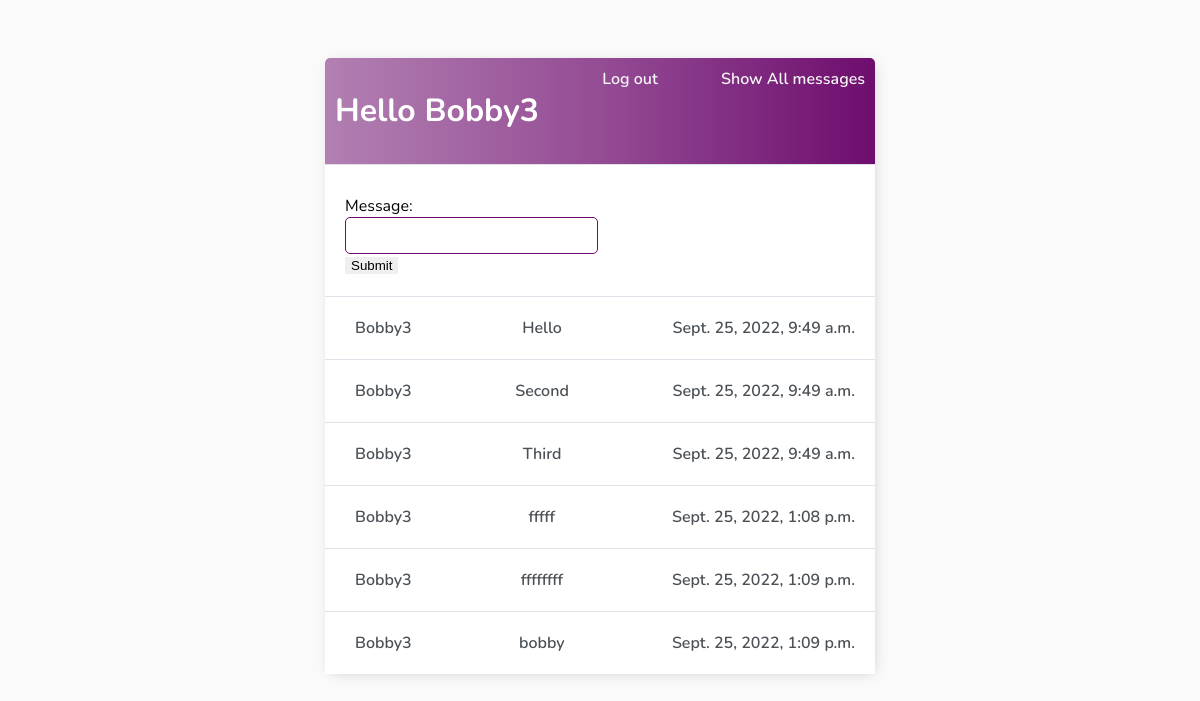
Screenshot of / (signed in) with the database file from the repository.
### base/models.py (models this page shows, shortened)
class Chat(models.Model):
    user = models.ForeignKey(User, on_delete=models.CASCADE, null=True, blank=True, related_name='user')
    message = models.CharField(max_length=200)
    created = models.DateTimeField(auto_now_add=True)
    class Meta:
        ordering = ['created']

### base/views.py (the view, shortened to what this page needs)
# urls.py: path('', views.ChatUsers.as_view(), name='chatusers'),
class ChatUsers(FormMixin, ListView):
    model = models.Chat
    form_class = ChatForm
    template_name = 'base/user_chats.html'
    def get(self,request,*args,**kwargs):
        context={"Chat":models.Chat.objects.all().filter(user=request.user)}
        print("1111")
        context["form"] = ChatForm()
        return render(request,"base/user_chats.html",context)

### base/forms.py
class ChatForm(ModelForm):
    class Meta:
        model=Chat
        fields="__all__"

### base/templates/base/user_chats.html (shortened to what this page needs)
{% extends 'base/main.html' %}
{% block content %}
<div class="header-bar">
    <div>
        <h1>Hello {{request.user|title}}</h1>
    </div>
    {% if request.user.is_authenticated %}
    <a href="{% url 'logout' %}">Log out</a>
    <a href="{% url 'chatallusers' %}">Show All messages</a>
    {% else %}
    <a href="{% url 'login' %}">Login</a>
    {% endif %}
</div>
<div class="task-item-wrapper">
    <div class="task-wrapper">
        <div class="task-title">
            <form method="post">
    {{ form.message.label_tag }}
    {{ form.message }}
    <input type="submit" value="Submit">
</form>
        </div>
        <div class="task-title">
        </div>
    </div>
    {% for chat in Chat %}
    <div class="task-wrapper">
        <div class="task-title">
            <a href="">{{chat.user}}</a>
        </div>
        <div class="task-title">
            <a href="">{{chat.message}}</a>
        </div>
        <div class="task-title">
            <a href="">{{chat.created}}</a>
        </div>
    </div>
    {% empty %}
    <p>No items in list.</p>
    {% endfor %}
</div>
{% endblock content %}

### static/main.css (style rules this page uses)
body { background-color: #FAFAFA; font-family: 'Nunito', sans-serif; padding-top: 50px; }
h1, h2, h3, h4, h5, h6 { font-family: 'Nunito', sans-serif; }
a, p { color: #4b5156 }
a { font-weight: 600; }
input { outline: none; border: none; }
.header-bar { display: flex; justify-content: space-between; color: #fff; padding: 10px; border-radius: 5px 5px 0 0; background: linear-gradient(90deg, #b280b2, #944c94, #6e0d6e); }
.header-bar a { color: rgb(247, 247, 247); text-decoration: none; }
.task-wrapper { display: flex; align-items: center; justify-content: space-between; background-color: #fff; border-top: 1px solid #dfe4ea; overflow: hidden; }
.task-title { display: flex; padding: 20px; }
.task-title a { text-decoration: none; color: #4b5156; margin-left: 10px; }
input[type=text], input[type=password], textarea { border: 1px solid #6e0d6e; border-radius: 5px; padding: 10px; width: 90%; }
label { padding-top: 10px !important; display: block; }
::placeholder { font-weight: 300; opacity: 0.5; }

### rows the page displays
Chat: user "Bobby3", message "Hello", created "Sept. 25, 2022, 9:49 a.m."
Chat: user "Bobby3", message "Second", created "Sept. 25, 2022, 9:49 a.m."
Chat: user "Bobby3", message "Third", created "Sept. 25, 2022, 9:49 a.m."
Chat: user "Bobby3", message "fffff", created "Sept. 25, 2022, 1:08 p.m."
Chat: user "Bobby3", message "ffffffff", created "Sept. 25, 2022, 1:09 p.m."
Chat: user "Bobby3", message "bobby", created "Sept. 25, 2022, 1:09 p.m."

### other values shown
{{ request.user|title }} "Bobby3"
